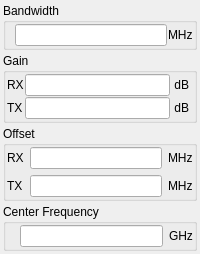
            <widget class="QWidget" name="tab_2">
             <attribute name="title">
              <string>ZigBee</string>
             </attribute>
             <layout class="QVBoxLayout" name="verticalLayout_5" stretch="3,5,5,3">
              <property name="spacing">
               <number>3</number>
              </property>
              <property name="leftMargin">
               <number>3</number>
              </property>
              <property name="topMargin">
               <number>3</number>
              </property>
              <property name="rightMargin">
               <number>3</number>
              </property>
              <property name="bottomMargin">
               <number>3</number>
              </property>
              <item>
               <widget class="QGroupBox" name="groupBox_9">
                <property name="title">
                 <string>Bandwidth</string>
                </property>
                <layout class="QHBoxLayout" name="horizontalLayout_5">
                 <property name="spacing">
                  <number>1</number>
                 </property>
                 <property name="leftMargin">
                  <number>1</number>
                 </property>
                 <property name="topMargin">
                  <number>1</number>
                 </property>
                 <property name="rightMargin">
                  <number>1</number>
                 </property>
                 <property name="bottomMargin">
                  <number>1</number>
                 </property>
                 <item>
                  <widget class="QLabel" name="label_19">
                   <property name="text">
                    <string/>
                   </property>
                  </widget>
                 </item>
                 <item>
                  <widget class="QLineEdit" name="lineEdit_10">
                   <property name="alignment">
                    <set>Qt::AlignRight|Qt::AlignTrailing|Qt::AlignVCenter</set>
                   </property>
                  </widget>
                 </item>
                 <item>
                  <widget class="QLabel" name="label_20">
                   <property name="text">
                    <string>MHz</string>
                   </property>
                  </widget>
                 </item>
                </layout>
               </widget>
              </item>
              <item>
               <widget class="QGroupBox" name="groupBox_10">
                <property name="title">
                 <string>Gain</string>
                </property>
                <layout class="QGridLayout" name="gridLayout_7" columnstretch="0,0,0">
                 <property name="leftMargin">
                  <number>1</number>
                 </property>
                 <property name="topMargin">
                  <number>1</number>
                 </property>
                 <property name="rightMargin">
                  <number>1</number>
                 </property>
                 <property name="bottomMargin">
                  <number>1</number>
                 </property>
                 <property name="spacing">
                  <number>1</number>
                 </property>
                 <item row="1" column="0">
                  <widget class="QLabel" name="label_21">
                   <property name="text">
                    <string>TX</string>
                   </property>
                  </widget>
                 </item>
                 <item row="0" column="0">
                  <widget class="QLabel" name="label_22">
                   <property name="text">
                    <string>RX</string>
                   </property>
                  </widget>
                 </item>
                 <item row="1" column="2">
                  <widget class="QLabel" name="label_23">
                   <property name="text">
                    <string> dB </string>
                   </property>
                  </widget>
                 </item>
                 <item row="0" column="2">
                  <widget class="QLabel" name="label_24">
                   <property name="text">
                    <string> dB </string>
                   </property>
                  </widget>
                 </item>
                 <item row="1" column="1">
                  <widget class="QLineEdit" name="lineEdit_11">
                   <property name="alignment">
                    <set>Qt::AlignRight|Qt::AlignTrailing|Qt::AlignVCenter</set>
                   </property>
                  </widget>
                 </item>
                 <item row="0" column="1">
                  <widget class="QLineEdit" name="lineEdit_12">
                   <property name="alignment">
                    <set>Qt::AlignRight|Qt::AlignTrailing|Qt::AlignVCenter</set>
                   </property>
                  </widget>
                 </item>
                </layout>
               </widget>
              </item>
              <item>
               <widget class="QGroupBox" name="groupBox_8">
                <property name="title">
                 <string>Offset</string>
                </property>
                <layout class="QGridLayout" name="gridLayout_6" columnstretch="0,0,0">
                 <property name="leftMargin">
                  <number>1</number>
                 </property>
                 <property name="topMargin">
                  <number>1</number>
                 </property>
                 <property name="rightMargin">
                  <number>1</number>
                 </property>
                 <property name="bottomMargin">
                  <number>1</number>
                 </property>
                 <item row="1" column="2">
                  <widget class="QLabel" name="label_15">
                   <property name="text">
                    <string>MHz</string>
                   </property>
                  </widget>
                 </item>
                 <item row="0" column="2">
                  <widget class="QLabel" name="label_16">
                   <property name="text">
                    <string>MHz</string>
                   </property>
                  </widget>
                 </item>
                 <item row="1" column="0">
                  <widget class="QLabel" name="label_17">
                   <property name="text">
                    <string>TX</string>
                   </property>
                  </widget>
                 </item>
                 <item row="0" column="0">
                  <widget class="QLabel" name="label_18">
                   <property name="text">
                    <string>RX</string>
                   </property>
                  </widget>
                 </item>
                 <item row="1" column="1">
                  <widget class="QLineEdit" name="lineEdit_8">
                   <property name="alignment">
                    <set>Qt::AlignRight|Qt::AlignTrailing|Qt::AlignVCenter</set>
                   </property>
                  </widget>
                 </item>
                 <item row="0" column="1">
                  <widget class="QLineEdit" name="lineEdit_9">
                   <property name="alignment">
                    <set>Qt::AlignRight|Qt::AlignTrailing|Qt::AlignVCenter</set>
                   </property>
                  </widget>
                 </item>
                </layout>
               </widget>
              </item>
              <item>
               <widget class="QGroupBox" name="groupBox_7">
                <property name="title">
                 <string>Center Frequency</string>
                </property>
                <layout class="QGridLayout" name="gridLayout_5" columnstretch="0,0,0">
                 <property name="leftMargin">
                  <number>1</number>
                 </property>
                 <property name="topMargin">
                  <number>1</number>
                 </property>
                 <property name="rightMargin">
                  <number>1</number>
                 </property>
                 <property name="bottomMargin">
                  <number>1</number>
                 </property>
                 <item row="0" column="2">
                  <widget class="QLabel" name="label_13">
                   <property name="text">
                    <string>GHz</string>
                   </property>
                  </widget>
                 </item>
                 <item row="0" column="1">
                  <widget class="QLineEdit" name="lineEdit_7">
                   <property name="alignment">
                    <set>Qt::AlignRight|Qt::AlignTrailing|Qt::AlignVCenter</set>
                   </property>
                  </widget>
                 </item>
                 <item row="0" column="0">
                  <widget class="QLabel" name="label_14">
                   <property name="text">
                    <string/>
                   </property>
                  </widget>
                 </item>
                </layout>
               </widget>
              </item>
             </layout>
            </widget>
